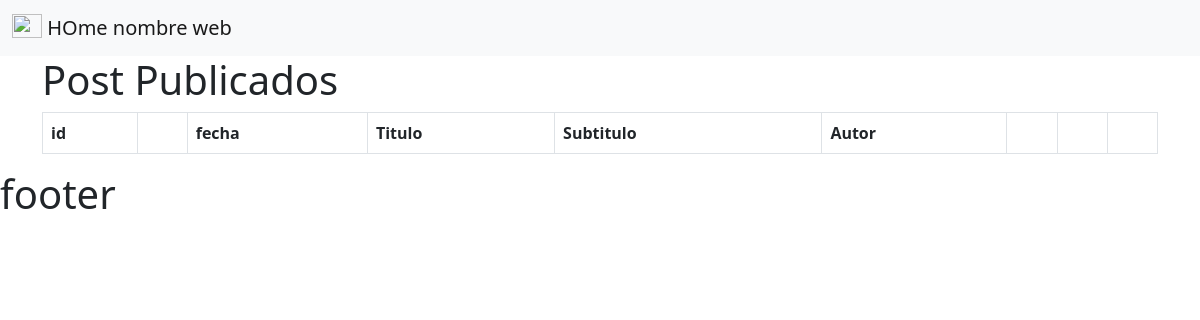
The app's page /App/post/list/, older data.
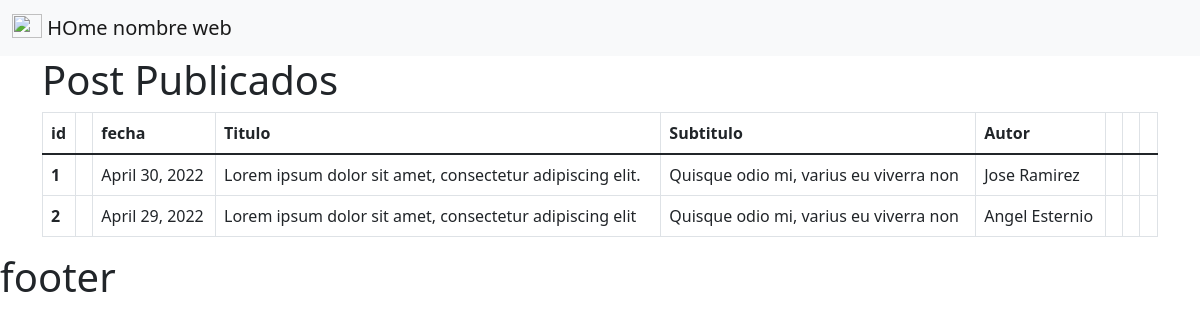
The same page, newer data.
### App/models.py (models this page shows, shortened)
class Post(models.Model):
    titulo = models.CharField(max_length=100)
    subtitulo = models.CharField(max_length=200)
    image = models.CharField(max_length=100)
    cuerpo = models.TextField()
    autor = models.CharField(max_length=100)
    fecha = models.DateField()

### App/views.py (the view)
# urls.py: path("post/list/", views.postLV.as_view(), name="list"),
class postLV(ListView):
    model = Post
    template_name = "section/post/post_list.html"

### App/templates/section/post/post_list.html (shortened to what this page needs)
{% extends "../../parent.html" %} {% load static %} {% block contenidoQueCambia%}
<div class="container">
  <div class="row">
    <div class="col-12">
      <h1>Post Publicados</h1>
      <table class="table table-bordered">
        <thead>
          <tr>
            <th scope="col">id</th>
            <th scope="col" style="text-align: center"></th>
            <th scope="col">fecha</th>
            <th scope="col">Titulo</th>
            <th scope="col">Subtitulo</th>
            <th scope="col">Autor</th>
            <th scope="col" style="text-align: center"></th>
            <th scope="col" style="text-align: center"></th>
            <th scope="col" style="text-align: center"></th>
          </tr>
        </thead>
        <tbody>
          {% for p in object_list %}
          <tr>
            <th scope="row">{{p.id}}</th>
            <td style="text-align: center">
            </td>
            <td>{{p.fecha}}</td>
            <td>{{p.titulo}}</td>
            <td>{{p.subtitulo}}</td>
            <td>{{p.autor}}</td>
            <td style="text-align: center">
            </td>
            <td style="text-align: center">
            </td>
            <td style="text-align: center">
            </td>
          </tr>
          {% endfor %}
        </tbody>
      </table>
    </div>
  </div>
</div>
{% endblock %}

Row changes from the older to the newer data that the page shows:
added Post: id "1", fecha "April 30, 2022", titulo "Lorem ipsum dolor sit amet, consectetur adipiscing elit.", subtitulo "Quisque odio mi, varius eu viverra non", autor "Jose Ramirez"
added Post: id "2", fecha "April 29, 2022", titulo "Lorem ipsum dolor sit amet, consectetur adipiscing elit", subtitulo "Quisque odio mi, varius eu viverra non", autor "Angel Esternio"
